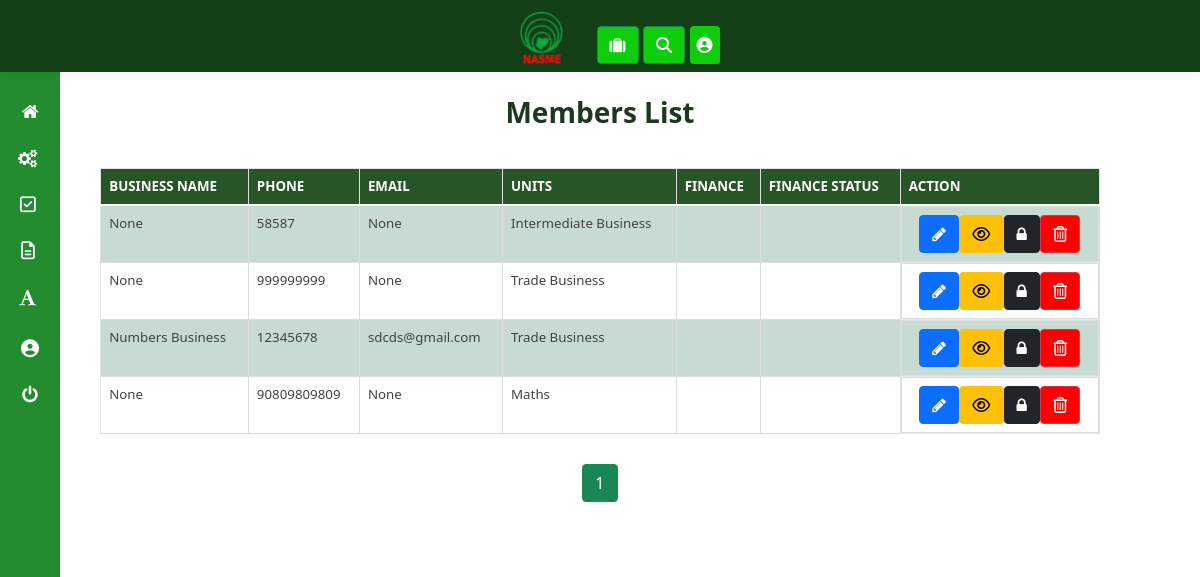
/admin/manage_members (signed in), run on the app's committed database.
### membership/models.py (models this page shows, shortened)
class User(db.Model, UserMixin):
  id = db.Column(db.Integer, primary_key=True)
  units = db.relationship("Unit", secondary=user_unit, backref=db.backref("unit_members", lazy='dynamic'), lazy="dynamic")
  username = db.Column(db.String(20), unique=True)
  email = db.Column(db.String(120), unique=True)
  phone = db.Column(db.String(60), unique=True)
  password = db.Column(db.String(60), nullable=False, default="12345678")
  image_file = db.Column(db.String(20), nullable=False, default='default.jpg')
  date_registered = db.Column(db.DateTime, nullable=False, default=datetime.utcnow)
  role = db.Column(db.String(6), nullable=False, default="USER")
  _is_superadmin = db.Column("is_superadmin", db.Boolean, nullable=False, default=False)
  current_salary = db.Column(db.String(60))
  occupation = db.Column(db.String(60))
  experience = db.Column(db.String(60))
  date_of_birth = db.Column(db.String(), nullable=False, default=datetime.utcnow)
  home_address = db.Column(db.String())
  work_address = db.Column(db.String())
  _is_suspended = db.Column("is_suspended", db.Boolean, nullable=False, default=False)
  has_filled_profile = db.Column(db.Boolean(), default=False)
  business_name = db.Column(db.String())
  business_email = db.Column(db.String())
  business_phone = db.Column(db.String())
  business_photo = db.Column(db.String(20), default='default.jpg')
  business_about = db.Column(db.String())
  business_services = db.Column(db.String())
  business_product_image_1 = db.Column(db.String(20), default='default.jpg')
  business_product_image_2 = db.Column(db.String(20), default='default.jpg')
  business_product_image_3 = db.Column(db.String(20), default='default.jpg')
  business_product_image_4 = db.Column(db.String(20), default='default.jpg')
  business_product_image_5 = db.Column(db.String(20), default='default.jpg')
  business_product_image_6 = db.Column(db.String(20), default='default.jpg')
  business_facebook = db.Column(db.String())
  business_twitter = db.Column(db.String())
  business_linkedin = db.Column(db.String())
  business_whatsapp = db.Column(db.String())
  def display_units(self):
    unit_names = []
    for unit in self.units.all():
      unit_names.append(unit.name)
    return ", ".join(unit_names)
  @property
  def is_superadmin(self):
      return self._is_superadmin
  @property
  def is_suspended(self):
      return self._is_suspended
  @is_superadmin.setter
  def is_superadmin(self, s):
    if type(s) == type(str()):
      if s.lower() == "true":
        self._is_superadmin = True
      elif s.lower() == "false":
        self._is_superadmin = False
    else:
      self._is_superadmin = s
  @is_suspended.setter
  def is_suspended(self, s):
    if type(s) == type(str()):
      if s.lower() == "true":
        self._is_suspended = True
      elif s.lower() == "false":
        self._is_suspended = False
    else:
      self._is_suspended = s

class Unit(db.Model):
  id = db.Column(db.Integer, primary_key=True)
  name = db.Column(db.String(50), unique=True, nullable=False)
  date_created = db.Column(db.DateTime, nullable=False,default=datetime.utcnow)
  fees_amount = db.Column(db.String(),nullable=False,default="0")

### membership/admins/routes.py (the view)
@admins.route("/admin/manage_members")
@admin_role_required
def manage_members():
  page = request.args.get('page', 1, type=int)
  members = User.query.filter_by(role="USER").paginate(page=page, per_page=5)
  return render_template("manage_members.html", page=page, members=members)

### membership/admins/routes.py (called while the page is built)
@admins.context_processor
def inject_menu():
    dashboard_units = Unit.query.all()
    return dict(dashboard_units=dashboard_units)

### membership/admins/utils.py (called while the page is built)
def admin_role_required(func):
    @wraps(func)
    def decorated_view(*args, **kwargs):
      if current_user.is_authenticated:
        if current_user.role == "ADMIN":
          return func(*args, **kwargs)
        else:
          flash("You must log in to access this page")
          return redirect(url_for('admins.admin_login', next=url_for(request.endpoint)))
      else:
          flash("You must log in to access this page")
          return redirect(url_for('admins.admin_login', next=url_for(request.endpoint)))
    return decorated_view

### membership/models.py (called while the page is built)
@login_manager.user_loader
def load_user(user_id):
    return User.query.get(int(user_id))

### membership/templates/manage_members.html (shortened to what this page needs)
{% extends "dashboard_layout.html" %}
{% block content %}
<link rel="stylesheet" type="text/css" href="css/table-style.css" />
<link rel="stylesheet" type="text/css" href="css/basictable.css" />
				<div class="container-fluid agile-tables">
					<br>
					<h3 style="text-align: center; color:rgb(31, 55, 31); font-weight:bold;" class="text-center"> Members List</h3>
					<div class="w3l-table-info  table-responsive">
					    <table id="tuble" class="table table-success table-striped table-hover table-bordered" style="width: 85%; font-size: 14px;">
						<thead>
						  <tr>
							<th scope="col">Business Name</th>
							<th scope="col">Phone</th>
							<th scope="col">Email</th>
							<th scope="col">Units</th>
							<th scope="col">Finance</th>
							<th scope="col">Finance Status</th>
							<th scope="col">Action</th>
						  </tr>
						</thead>
						<tbody>
							{% for member in members.items %}
						  <tr>
							<td>{{member.business_name}}</td>
							<td>{{ member.phone }}</td>
							<td>{{ member.business_email }}</td>
							<td>
							{{member.display_units()}}
							</td>
							<td>{{member.finance}}</td>
							<td>{{member.finance_status}}</td>
							<td class="d-flex justify-content-center" >
								<a role="button" class="btn btn-primary" href="{{ url_for('admins.edit_member', member_id=member.id) }}" data-bs-toggle="tooltip" data-bs-placement="top" title="Edit Member Details" ><i class="fa fa-pencil" aria-hidden="true"  data-bs-toggle="tooltip" data-bs-placement="top" title="Edit Member Details"></i></a>
								<a type="button" class="btn btn-warning"  dataId="{{member.id}}" dataImage="/static/profile_pics/{{member.image_file }}" dataName="{{ member.username }}" dataEmail="{{member.email}}" dataPhone="{{member.phone}}" dataPassword="{{ member.password }}" dataUnits="{{member.display_units()}}" dataDateReg="{{ member.date_registered }}" dataOccupation="{{ member.occupation }}" dataHomeAddr="{{ member.home_address }}" dataWorkAddre="{{ member.work_address }}" dataExperience = "{{member.experience}}" dataCurrentSalary="{{member.current_salary}}" data-toggle="modal" data-target="#staticBackdrop" onclick="viewUserFunction(this)" data-bs-toggle="tooltip" data-bs-placement="top" title="Click to View User Details"><i class="fa fa-eye" aria-hidden="true"  data-bs-toggle="tooltip" data-bs-placement="top" title="Click To View User Details"></i></a>
								{% if member._is_suspended %}
								<a class="btn btn-light" href="#" role="button" data-bs-toggle="tooltip" data-bs-placement="top" title="Unsuspend Member" data-toggle="modal" id="{{member.id}}" dataName="{{member.username}}" data-target="#suspendmodal"  onclick="unsuspendFunction(this)"><i class="fa fa-unlock" aria-hidden="true" data-bs-toggle="tooltip" data-bs-placement="top" title="Unsuspend Member"></i></a>
								{% else %}
								<a class="btn btn-dark" href="#" role="button" data-bs-toggle="tooltip" data-bs-placement="top" title="Suspend Member" data-toggle="modal" id="{{member.id}}" dataName="{{member.username}}" data-target="#suspendmodal"  onclick="suspendFunction(this)"><i class="fa fa-lock" aria-hidden="true" data-bs-toggle="tooltip" data-bs-placement="top" title="Suspend Member"></i></a>
								{% endif %}
								<a type="button" class="btn btn-danger" style="background: red;" data-toggle="modal" id="{{member.id}}" dataName="{{member.username}}" data-target="#deletemodal"  onclick="deleteFunction(this)"data-bs-toggle="tooltip" data-bs-placement="top" title="Delete Member"><i class="fa fa-trash-o" aria-hidden="true"  data-bs-toggle="tooltip" data-bs-placement="top" title="Delete Member"></i></a>
							</td>
						  {% endfor %}
					  </table>
				  </div>
					  {% for page_num in members.iter_pages(left_edge=1, right_edge=1, left_current=1, right_current=2) %}
					    {% if page_num %}
					      {% if members.page == page_num %}
					        <a class="btn btn-success mb-5"  href="{{ url_for('admins.manage_members', page=page_num) }}">{{ page_num }}</a>
					      {% else %}
					        <a class="btn btn-outline-success mb-5" href="{{ url_for('admins.manage_members', page=page_num) }}">{{ page_num }}</a>
					      {% endif %}
					    {% else %}
					      ...
					    {% endif %}
					  {% endfor %}
					</div>
{% endblock content %}

### membership/static/css/table-style.css (style rules this page uses)
table { background: white; border-collapse: collapse; margin: 1.25em 0 0; width: 100%; }
table tr, table th, table td { border: none; border-bottom: 1px solid #e8e8e8; font-size: .95em; }
table th, table td { padding: 10px 12px; text-align: left; }
table th { background: #fcb216; color: #000000; text-transform: uppercase; }
table tr td { background: #f3faff; color: #424242; }
table tr:nth-of-type(2n+2) td { background: #ffffff; }
table { width: 100%; }
.table { margin: 30px 0; border-collapse: collapse; border-spacing: 0; empty-cells: show; border: 1px solid #e0e0e0; }
.table td, .table th { border-left: 1px solid #e0e0e0; border-width: 0 0 0 1px; font-size: inherit; margin: 0; overflow: visible; padding: 0.5em 1em; font-weight: normal; }
.table td:first-child, .table th:first-child { border-left-width: 0; }
.table thead, .table tfoot { background-color: #f05050; color: #fff; text-align: left; vertical-align: bottom; }
.table thead td, .table tfoot td, .table thead th, .table tfoot th { border-color: #fff; }
.table td { background-color: transparent; }

### data on the page
User: business_name "None", phone "58587", business_email "None", display_units "Intermediate Business"
User: business_name "None", phone "999999999", business_email "None", display_units "Trade Business"
User: business_name "Numbers Business", phone "12345678", business_email "sdcds@gmail.com", display_units "Trade Business"
User: business_name "None", phone "90809809809", business_email "None", display_units "Maths"

### other printed values
{{ page_num }} "1"
